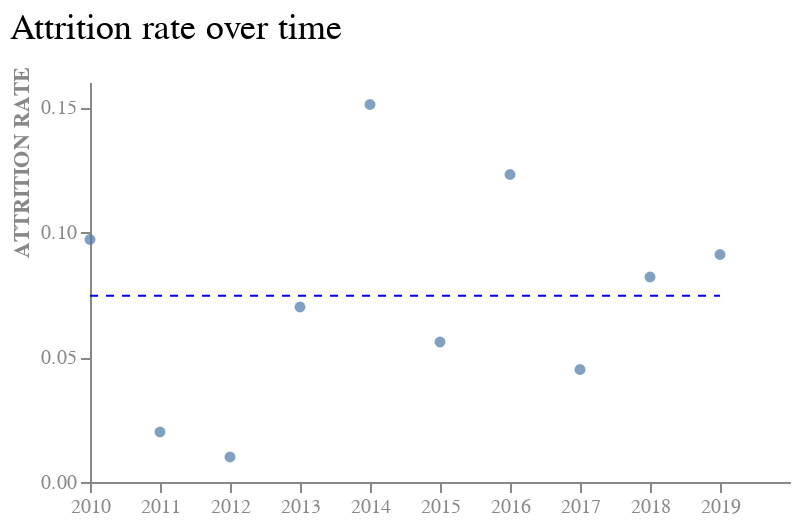

The code cell stored with this chart in its notebook:
### Code cell
base = alt.Chart(table, title = alt.Title(
                 "Attrition rate over time",
                 fontSize = 18,
                 fontWeight = 'normal',
                 anchor = 'start',
                 offset = 10))

dots = base.mark_point(filled = True).encode(
    x = alt.X('Year:O',
              axis = alt.Axis(labelAngle = 0, labelColor = '#888888', titleColor = '#888888'),
              title = None,
              scale = alt.Scale(align = 0)
              ), 
    y = alt.Y('Attrition Rate',
              axis = alt.Axis(grid = False, titleY = 40, labelColor = "#888888", titleColor = '#888888'), 
              title = "ATTRITION RATE"
              )
    )

rule = base.mark_rule(color = 'blue', strokeDash = [4,4]).encode(
    x = alt.value(0),
    x2 = alt.value(315),
    y = 'mean(Attrition Rate)'
)

final = dots + rule
final.properties(
    width = 350,
    height = 200
).configure_view(stroke = None)

### Figure 1 — Vega-Lite specification as saved in the notebook (floating-point values rounded to 4 significant figures)
{"config": {"view": {"continuousWidth": 300, "continuousHeight": 300, "stroke": null}}, "layer": [{"mark": {"type": "point", "filled": true}, "encoding": {"x": {"axis": {"labelAngle": 0, "labelColor": "#888888", "titleColor": "#888888"}, "field": "Year", "scale": {"align": 0}, "title": null, "type": "ordinal"}, "y": {"axis": {"grid": false, "labelColor": "#888888", "titleColor": "#888888", "titleY": 40}, "field": "Attrition Rate", "title": "ATTRITION RATE", "type": "quantitative"}}, "title": {"text": "Attrition rate over time", "anchor": "start", "fontSize": 18, "fontWeight": "normal", "offset": 10}}, {"mark": {"type": "rule", "color": "blue", "strokeDash": [4, 4]}, "encoding": {"x": {"value": 0}, "x2": {"value": 315}, "y": {"aggregate": "mean", "field": "Attrition Rate", "type": "quantitative"}}, "title": {"text": "Attrition rate over time", "anchor": "start", "fontSize": 18, "fontWeight": "normal", "offset": 10}}], "data": {"name": "data-0a7ed12b3693b0f6b7061ff4e2683f48"}, "height": 200, "width": 350, "$schema": "https://vega.github.io/schema/vega-lite/v5.8.0.json", "datasets": {"data-0a7ed12b3693b0f6b7061ff4e2683f48": [{"Year": 2019, "Attrition Rate": 0.091}, {"Year": 2018, "Attrition Rate": 0.082}, {"Year": 2017, "Attrition Rate": 0.045}, {"Year": 2016, "Attrition Rate": 0.123}, {"Year": 2015, "Attrition Rate": 0.056}, {"Year": 2014, "Attrition Rate": 0.151}, {"Year": 2013, "Attrition Rate": 0.07}, {"Year": 2012, "Attrition Rate": 0.01}, {"Year": 2011, "Attrition Rate": 0.02}, {"Year": 2010, "Attrition Rate": 0.097}]}}
